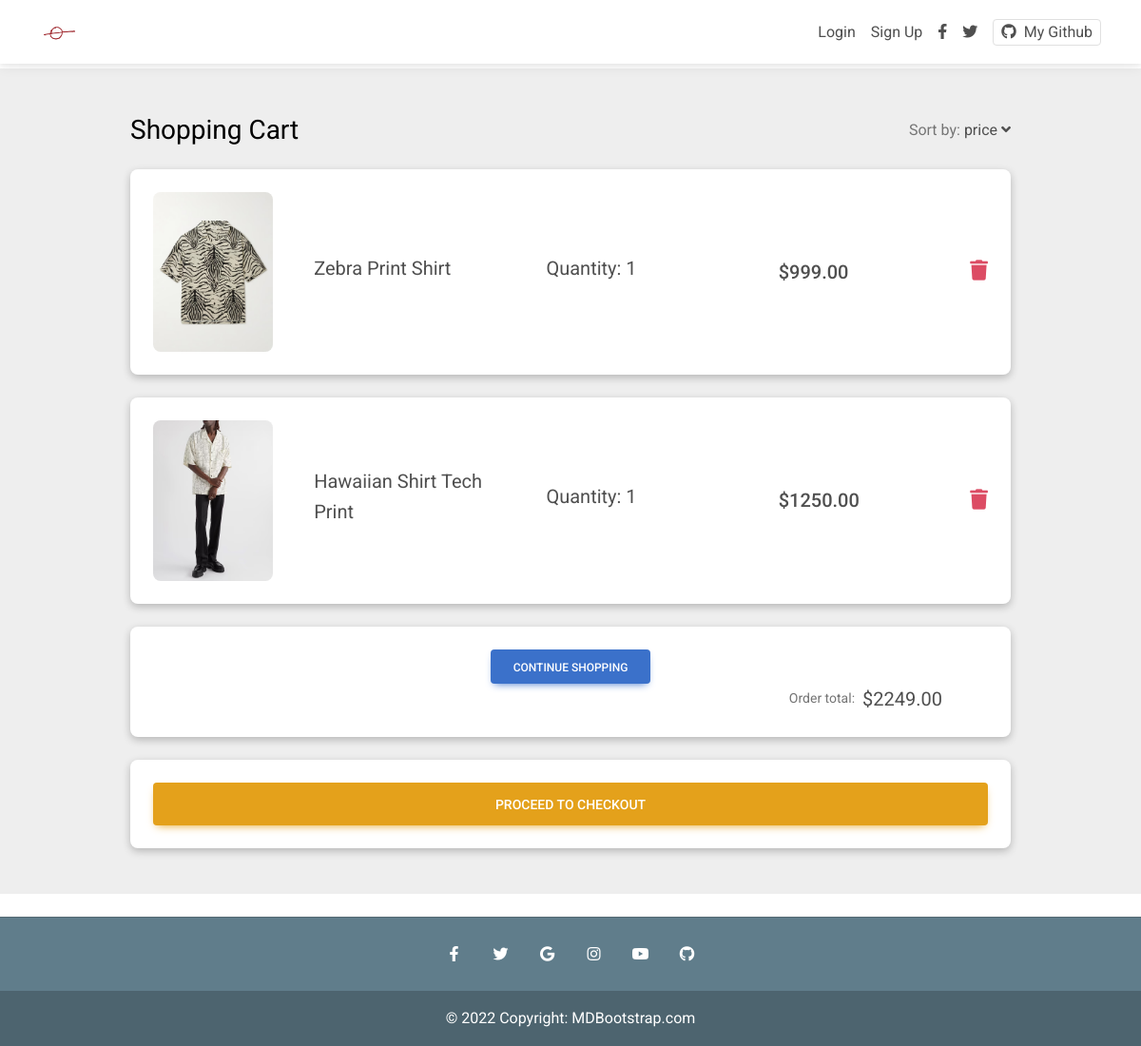
The page /summary/9/ on the database its author committed.
### myapp/models.py (models this page shows, shortened)
class OrderItem(models.Model):
    user = models.ForeignKey(settings.AUTH_USER_MODEL,
                             on_delete=models.CASCADE)
    item = models.ForeignKey(Item, on_delete=models.CASCADE)
    quantity = models.IntegerField(default=1)
    ordered = models.BooleanField(default=False)
    def total_price_calc(self):
        return self.quantity*self.item.price

class Item(models.Model):
    title = models.CharField(max_length=100)
    price = models.DecimalField(decimal_places=2, max_digits=10)
    discount = models.DecimalField(
        decimal_places=2, max_digits=10, null=True, blank=True)
    category = models.CharField(choices=CATEGORY_CHOICES, max_length=2)
    label = models.CharField(choices=LABEL_CHOICES, max_length=1)
    slug = models.SlugField()
    description = models.TextField()
    file_name = models.CharField(max_length=50)

class Order(models.Model):
    user = models.ForeignKey(settings.AUTH_USER_MODEL,
                             on_delete=models.CASCADE)
    ordered = models.BooleanField(default=False)
    items = models.ManyToManyField(OrderItem)
    start_date = models.DateTimeField(auto_now_add=True)
    ordered_date = models.DateTimeField(auto_now_add=True)
    f_name = models.CharField(max_length=50, null=True)
    l_name = models.CharField(max_length=50, null=True)
    email = models.EmailField(max_length=200, null=True)
    address = models.CharField(max_length=500, null=True)
    address2 = models.CharField(max_length=200, null=True)
    country = CountryField()
    state = USStateField()
    zip = USZipCodeField()
    order_no = models.UUIDField(default=uuid.uuid4, editable=False)
    def get_total(self):
        total = 0
        for item in self.items.all():
            if item.item.discount:
                total += item.get_discount_price()
            else:
                total += item.total_price_calc()
        return total

### myapp/views.py (the view)
# urls.py: path('summary/<pk>/', views.OrderView.as_view(), name='summary'),
class OrderView(DetailView):
    model = Order
    template_name = 'summary.html'

### templates/summary.html
{% extends "index.html" %} {% load static %}
{% block content %}
<section class="h-100" style="background-color: #eee;">
    <div class="container h-100 py-5">
      <div class="row d-flex justify-content-center align-items-center h-100">
        <div class="col-10">
          <div class="d-flex justify-content-between align-items-center mb-4">
            <h3 class="fw-normal mb-0 text-black">Shopping Cart</h3>
            <div>
              <p class="mb-0"><span class="text-muted">Sort by:</span> <a href="#!" class="text-body">price <i
                    class="fas fa-angle-down mt-1"></i></a></p>
            </div>
          </div>
          {% for obj in object.items.all %}
          <div class="card rounded-3 mb-4">
            <div class="card-body p-4">
              <div class="row d-flex justify-content-between align-items-center">
                <div class="col-md-2 col-lg-2 col-xl-2">
                <img
                  src="{% static obj.item.file_name %}"
                  class="img-fluid rounded-3" alt="{{ obj.item.slug }}">
                </div>
                <div class="col-md-3 col-lg-3 col-xl-3">
                  <p class="lead fw-normal mb-2">{{ obj.item.title }}</p>
                </div>
                <div class="col-md-3 col-lg-3 col-xl-2 d-flex">
                  <p class="lead fw-normal mb-2">Quantity: {{ obj.quantity }}</p>
                </div>
                <div class="col-md-3 col-lg-2 col-xl-2 offset-lg-1">
                  {% if obj.item.discount %}
                  <h5 class="mb-0">${{ obj.get_discount_price }}</h5>
                  {% else %}
                  <h5 class="mb-0">${{ obj.total_price_calc }}</h5>
                  {% endif %}
                </div>
                <div class="col-md-1 col-lg-1 col-xl-1 text-end">
                  <a href="{% url 'myapp:remove-from-cart' obj.item.slug %}" class="text-danger"><i class="fas fa-trash fa-lg"></i></a>
                </div>
              </div>
            </div>
          </div>
          {% endfor %}
          <div class="card mb-4">
            <div class="card-body p-4">
                <div class="col-md-12 text-center">
                  <a href="{% url 'myapp:home' %}" class="btn btn-primary">Continue Shopping</a>
                </div>
                <div class="float-end">
                <p class="mb-0 me-5 d-flex align-items-center">
                    <span class="small text-muted me-2">Order total:</span> <span class="lead fw-normal">${{ object.get_total }}</span>
                </p>
                </div>
            </div>
          </div>
          <div class="card">
            <div class="card-body">
              <a class="btn btn-warning btn-block btn-lg" href="{% url 'myapp:checkout' object.id %}">Proceed to Checkout</a>
            </div>
          </div>
        </div>
      </div>
    </div>
  </section>
{% endblock content %}

### static/css/style.css (style rules this page uses)
.card { box-shadow: rgba(0, 0, 0, 0.24) 0px 3px 8px; }

### rows shown on the page
OrderItem: item.file_name (picture), item "Zebra Print Shirt", quantity "1", total_price_calc "999.00"
OrderItem: item.file_name (picture), item "Hawaiian Shirt Tech Print", quantity "1", total_price_calc "1250.00"
Order: get_total "2249.00"
